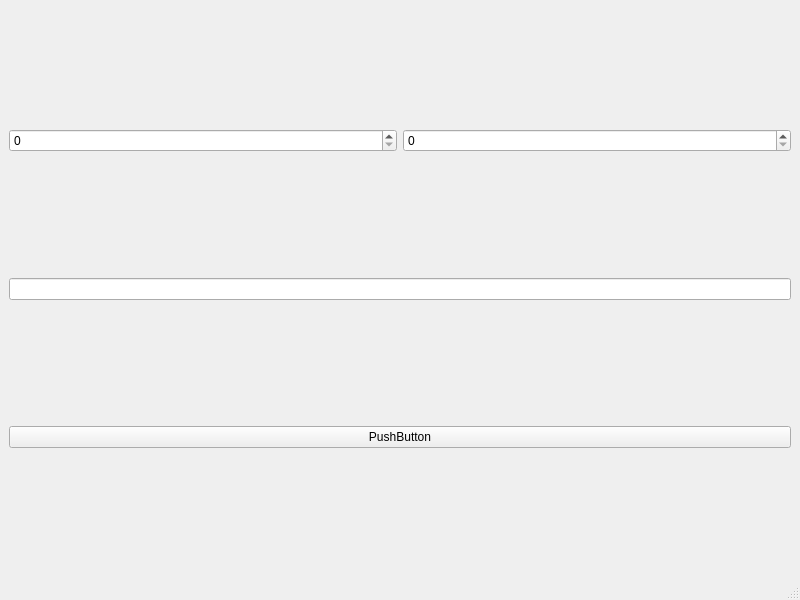
<?xml version="1.0" encoding="UTF-8"?>
<ui version="4.0">
 <class>MainWindow</class>
 <widget class="QMainWindow" name="MainWindow">
  <property name="geometry">
   <rect>
    <x>0</x>
    <y>0</y>
    <width>800</width>
    <height>600</height>
   </rect>
  </property>
  <property name="windowTitle">
   <string>MainWindow</string>
  </property>
  <widget class="QWidget" name="centralwidget">
   <layout class="QVBoxLayout" name="verticalLayout">
    <item>
     <layout class="QHBoxLayout" name="horizontalLayout">
      <item>
       <widget class="QSpinBox" name="spinBox"/>
      </item>
      <item>
       <widget class="QSpinBox" name="spinBox_2"/>
      </item>
     </layout>
    </item>
    <item>
     <widget class="QLineEdit" name="lineEdit"/>
    </item>
    <item>
     <widget class="QPushButton" name="pushButton">
      <property name="text">
       <string>PushButton</string>
      </property>
     </widget>
    </item>
   </layout>
  </widget>
  <widget class="QMenuBar" name="menubar">
   <property name="geometry">
    <rect>
     <x>0</x>
     <y>0</y>
     <width>800</width>
     <height>22</height>
    </rect>
   </property>
  </widget>
  <widget class="QStatusBar" name="statusbar"/>
 </widget>
 <resources/>
 <connections/>
</ui>
